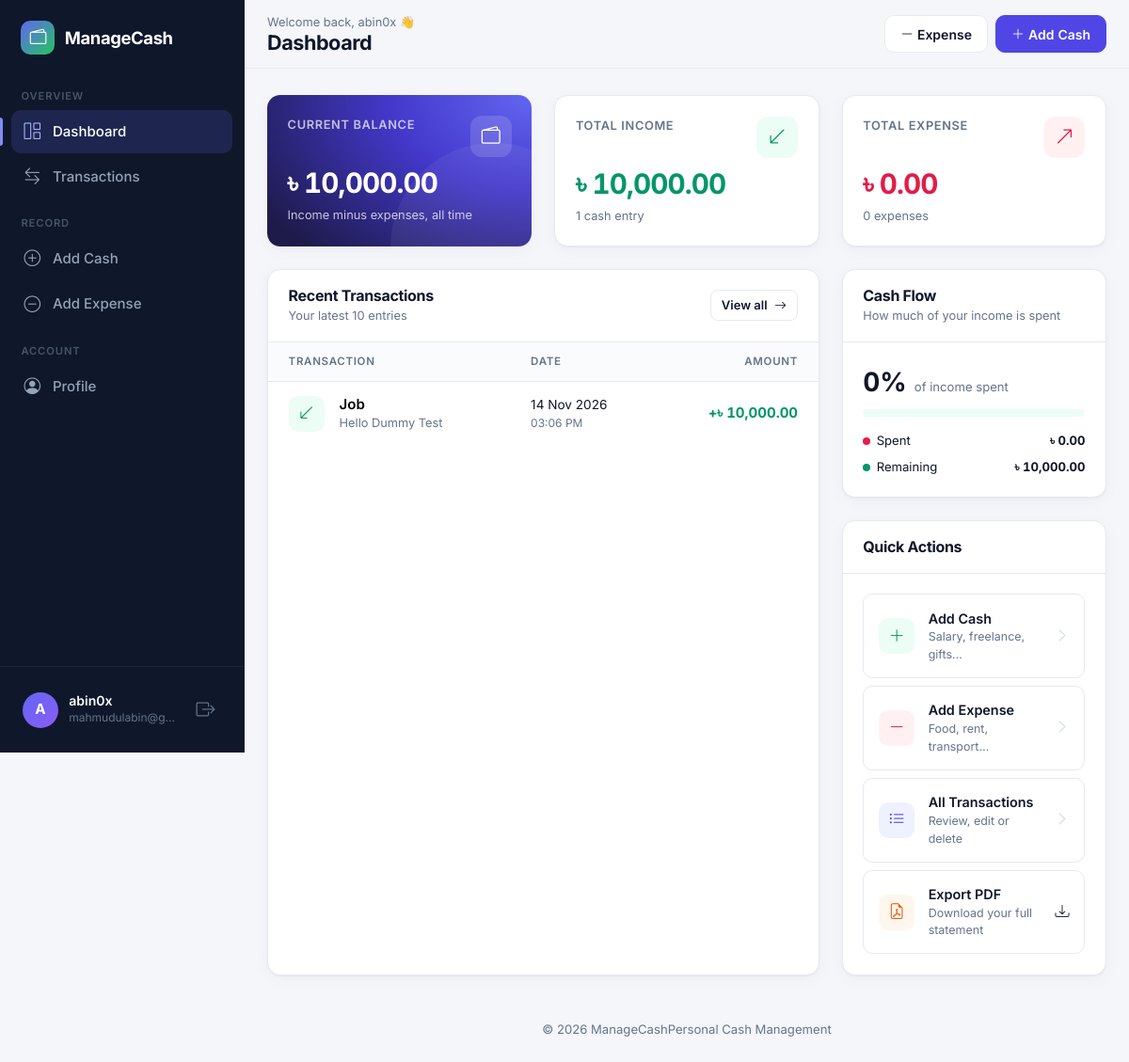
Screenshot of / (signed in) with the database file from the repository.
### ManageCash/models.py (models this page shows, shortened)
class AddCash(models.Model):
    user = models.ForeignKey(User, on_delete=models.CASCADE, related_name='cash_entries')
    source = models.CharField(max_length=100)
    datetime = models.DateTimeField(default=timezone.now)
    amount = models.DecimalField(max_digits=12, decimal_places=2, validators=AMOUNT_VALIDATORS)
    description = models.TextField(blank=True)
    class Meta:
        ordering = ['-datetime']
        verbose_name = 'Add Cash'
        verbose_name_plural = 'Add Cash'
        constraints = [models.CheckConstraint(condition=Q(amount__gt=0), name='addcash_amount_positive')]

### ManageCash/views.py (the view)
# urls.py: path('', views.dashboard, name='dashboard'),
@login_required
def dashboard(request):
    income, expense, balance = _totals(request.user)
    return render(request, 'ManageCash/dashboard.html', {
        'total_income': income,
        'total_expense': expense,
        'balance': balance,
        'recent': _transactions(request.user)[:10],
        'income_count': AddCash.objects.filter(user=request.user).count(),
        'expense_count': Expense.objects.filter(user=request.user).count(),
    })

### ManageCash/models.py (called while the page is built)
def get_totals(user):
    income = AddCash.objects.filter(user=user).aggregate(t=Sum('amount'))['t'] or Decimal('0')
    expense = Expense.objects.filter(user=user).aggregate(t=Sum('amount'))['t'] or Decimal('0')
    return income, expense, income - expense

### ManageCash/views.py (called while the page is built)
def _transactions(user):
    cash = (
        {'kind': 'income', 'id': c.id, 'title': c.source, 'note': c.description,
         'amount': c.amount, 'datetime': c.datetime}
        for c in AddCash.objects.filter(user=user)
    )
    exp = (
        {'kind': 'expense', 'id': e.id, 'title': e.description, 'note': '',
         'amount': e.amount, 'datetime': e.datetime}
        for e in Expense.objects.filter(user=user)
    )
    return sorted(chain(cash, exp), key=lambda t: t['datetime'], reverse=True)

### ManageCash/templates/ManageCash/dashboard.html (shortened to what this page needs)
{% extends 'ManageCash/base.html' %}
{% block crumb %}Welcome back, {{ user.first_name|default:user.username }} 👋{% endblock %}
{% block page_title %}Dashboard{% endblock %}
{% block page_actions %}
    <a href="{% url 'transaction_create' 'expense' %}" class="btn btn-light-soft d-none d-sm-inline-flex align-items-center gap-1">
        <i class="bi bi-dash-lg"></i> Expense</a>
    <a href="{% url 'transaction_create' 'income' %}" class="btn btn-primary d-inline-flex align-items-center gap-1">
        <i class="bi bi-plus-lg"></i> <span class="d-none d-sm-inline">Add</span> Cash</a>
{% endblock %}
{% block content %}
<div class="row g-3 g-lg-4 mb-4">
    <div class="col-md-6 col-xl-4">
        <div class="mc-card stat stat-hero">
            <div class="d-flex justify-content-between align-items-start">
                <div class="stat-label">Current Balance</div>
                <div class="stat-icon"><i class="bi bi-wallet2"></i></div>
            </div>
            <div class="stat-value">৳ {{ balance|floatformat:"2g" }}</div>
            <div class="stat-meta">Income minus expenses, all time</div>
        </div>
    </div>
    <div class="col-md-6 col-xl-4">
        <div class="mc-card stat">
            <div class="d-flex justify-content-between align-items-start">
                <div class="stat-label">Total Income</div>
                <div class="stat-icon income"><i class="bi bi-arrow-down-left"></i></div>
            </div>
            <div class="stat-value text-income">৳ {{ total_income|floatformat:"2g" }}</div>
            <div class="stat-meta">{{ income_count }} cash entr{{ income_count|pluralize:"y,ies" }}</div>
        </div>
    </div>
    <div class="col-md-12 col-xl-4">
        <div class="mc-card stat">
            <div class="d-flex justify-content-between align-items-start">
                <div class="stat-label">Total Expense</div>
                <div class="stat-icon expense"><i class="bi bi-arrow-up-right"></i></div>
            </div>
            <div class="stat-value text-expense">৳ {{ total_expense|floatformat:"2g" }}</div>
            <div class="stat-meta">{{ expense_count }} expense{{ expense_count|pluralize }}</div>
        </div>
    </div>
</div>
<div class="row g-3 g-lg-4">
    <div class="col-xl-8">
        <div class="mc-card h-100">
            <div class="mc-card-header">
                <div>
                    <h5>Recent Transactions</h5>
                    <div class="sub">Your latest 10 entries</div>
                </div>
                <a href="{% url 'transactions' %}" class="btn btn-sm btn-light-soft">View all <i class="bi bi-arrow-right ms-1"></i></a>
            </div>
            {% if recent %}
            <div class="table-responsive">
                <table class="table mc-table table-hover">
                    <thead>
                        <tr><th>Transaction</th><th class="d-none d-md-table-cell">Date</th><th class="text-end">Amount</th></tr>
                    </thead>
                    <tbody>
                    {% for t in recent %}
                        <tr>
                            <td>
                                <div class="d-flex align-items-center gap-3">
                                    <div class="tx-icon {{ t.kind }}">
                                        <i class="bi {% if t.kind == 'income' %}bi-arrow-down-left{% else %}bi-arrow-up-right{% endif %}"></i>
                                    </div>
                                    <div class="min-w-0">
                                        <div class="tx-title">{{ t.title }}</div>
                                        <div class="tx-note">
                                            <span class="d-md-none">{{ t.datetime|date:"d M Y" }} · </span>{% if t.note %}{{ t.note|truncatechars:50 }}{% else %}{% if t.kind == 'income' %}Income{% else %}Expense{% endif %}{% endif %}
                                        </div>
                                    </div>
                                </div>
                            </td>
                            <td class="d-none d-md-table-cell">
                                <div class="tx-date">{{ t.datetime|date:"d M Y" }}</div>
                                <div class="tx-time">{{ t.datetime|date:"h:i A" }}</div>
                            </td>
                            <td class="text-end tx-amount {% if t.kind == 'income' %}text-income{% else %}text-expense{% endif %}">
                                {% if t.kind == 'income' %}+{% else %}−{% endif %}৳ {{ t.amount|floatformat:"2g" }}
                            </td>
                        </tr>
                    {% endfor %}
                    </tbody>
                </table>
            </div>
            {% endif %}
        </div>
    </div>
    <div class="col-xl-4 d-flex flex-column gap-3 gap-lg-4">
        <div class="mc-card">
            <div class="mc-card-header">
                <div><h5>Cash Flow</h5><div class="sub">How much of your income is spent</div></div>
            </div>
            <div class="mc-card-body">
                {% if total_income %}
                    <div class="d-flex align-items-baseline gap-2 mb-2">
                        <span class="fs-3 fw-bold tabular">{% widthratio total_expense total_income 100 %}%</span>
                        <span class="text-muted small">of income spent</span>
                    </div>
                    <div class="meter mb-3"><span style="width: {% widthratio total_expense total_income 100 %}%; max-width: 100%;"></span></div>
                {% else %}
                    <p class="text-muted small mb-3">Add some income to see your spending ratio.</p>
                    <div class="meter mb-3"><span style="width: 0"></span></div>
                {% endif %}
                <div class="d-flex justify-content-between small">
                    <span><span class="legend-dot" style="background: var(--mc-expense)"></span>Spent</span>
                    <strong class="tabular">৳ {{ total_expense|floatformat:"2g" }}</strong>
                </div>
                <div class="d-flex justify-content-between small mt-2">
                    <span><span class="legend-dot" style="background: var(--mc-income)"></span>Remaining</span>
                    <strong class="tabular {% if balance < 0 %}text-expense{% endif %}">৳ {{ balance|floatformat:"2g" }}</strong>
                </div>
            </div>
        </div>
        <div class="mc-card">
            <div class="mc-card-header"><h5>Quick Actions</h5></div>
            <div class="mc-card-body d-flex flex-column gap-2">
                <a href="{% url 'transaction_create' 'income' %}" class="quick-action">
                    <div class="tx-icon income"><i class="bi bi-plus-lg"></i></div>
                    <div><div class="t">Add Cash</div><div class="d">Salary, freelance, gifts…</div></div>
                    <i class="bi bi-chevron-right"></i>
                </a>
                <a href="{% url 'transaction_create' 'expense' %}" class="quick-action">
                    <div class="tx-icon expense"><i class="bi bi-dash-lg"></i></div>
                    <div><div class="t">Add Expense</div><div class="d">Food, rent, transport…</div></div>
                    <i class="bi bi-chevron-right"></i>
                </a>
                <a href="{% url 'transactions' %}" class="quick-action">
                    <div class="tx-icon" style="background: var(--mc-primary-soft); color: var(--mc-primary)"><i class="bi bi-list-ul"></i></div>
                    <div><div class="t">All Transactions</div><div class="d">Review, edit or delete</div></div>
                    <i class="bi bi-chevron-right"></i>
                </a>
                <a href="{% url 'transactions_export_pdf' %}" class="quick-action">
                    <div class="tx-icon" style="background: #fff7ed; color: #ea580c"><i class="bi bi-file-earmark-pdf"></i></div>
                    <div><div class="t">Export PDF</div><div class="d">Download your full statement</div></div>
                    <i class="bi bi-download"></i>
                </a>
            </div>
        </div>
    </div>
</div>
{% endblock %}

### ManageCash/templates/ManageCash/base.html (shortened to what this page needs)
{% load static %}<!DOCTYPE html>
<html lang="en">
<head>
    <link href="https://cdn.jsdelivr.net/npm/bootstrap@5.3.3/dist/css/bootstrap.min.css" rel="stylesheet">
    <link href="https://cdn.jsdelivr.net/npm/bootstrap-icons@1.11.3/font/bootstrap-icons.min.css" rel="stylesheet">
    <link href="{% static 'ManageCash/css/app.css' %}" rel="stylesheet">
</head>
<body>
{% with url_name=request.resolver_match.url_name kind_arg=request.resolver_match.kwargs.kind %}
{% if user.is_authenticated %}
<aside class="app-sidebar offcanvas-lg offcanvas-start" tabindex="-1" id="sidebar" aria-label="Main navigation">
    <div class="sidebar-head">
        <a class="sidebar-brand" href="{% url 'dashboard' %}">
            <span class="brand-mark"><i class="bi bi-wallet2"></i></span> ManageCash
        </a>
    </div>
    <nav class="sidebar-scroll">
    <div class="sidebar-section">Overview</div>
    <ul class="sidebar-nav">
        <li><a href="{% url 'dashboard' %}" class="{% if url_name == 'dashboard' %}active{% endif %}">
            <i class="bi bi-grid-1x2"></i> Dashboard</a></li>
        <li><a href="{% url 'transactions' %}" class="{% if url_name == 'transactions' or url_name == 'transaction_edit' %}active{% endif %}">
            <i class="bi bi-arrow-left-right"></i> Transactions</a></li>
    </ul>
    <div class="sidebar-section">Record</div>
    <ul class="sidebar-nav">
        <li><a href="{% url 'transaction_create' 'income' %}" class="{% if url_name == 'transaction_create' and kind_arg == 'income' %}active{% endif %}">
            <i class="bi bi-plus-circle"></i> Add Cash</a></li>
        <li><a href="{% url 'transaction_create' 'expense' %}" class="{% if url_name == 'transaction_create' and kind_arg == 'expense' %}active{% endif %}">
            <i class="bi bi-dash-circle"></i> Add Expense</a></li>
    </ul>
    <div class="sidebar-section">Account</div>
    <ul class="sidebar-nav">
        <li><a href="{% url 'profile' %}" class="{% if url_name == 'profile' %}active{% endif %}">
            <i class="bi bi-person-circle"></i> Profile</a></li>
    </ul>
    </nav>
    <div class="sidebar-footer">
        <div class="sidebar-user">
            <div class="avatar">{{ user.username|first|upper }}</div>
            <div class="min-w-0">
                <div class="name">{{ user.get_full_name|default:user.username }}</div>
                <div class="email">{{ user.email|default:"No email set" }}</div>
            </div>
            <form method="post" action="{% url 'logout' %}" class="ms-auto">
                <button class="sidebar-logout" title="Log out" aria-label="Log out"><i class="bi bi-box-arrow-right fs-5"></i></button>
            </form>
        </div>
    </div>
</aside>
<div class="app-main">
    <header class="app-topbar">
        <div class="app-container d-flex align-items-center gap-3">
            <div class="min-w-0">
                <div class="crumb">{% block crumb %}ManageCash{% endblock %}</div>
                <h1>{% block page_title %}{% endblock %}</h1>
            </div>
            <div class="ms-auto d-flex align-items-center gap-2">
                {% block page_actions %}{% endblock %}
            </div>
        </div>
    </header>
    <main class="app-content">
        <div class="app-container">
            {% block content %}{% endblock %}
        </div>
    </main>
    <footer class="app-container pb-4 small text-muted d-flex justify-content-between">
        <span>© {% now "Y" %} ManageCash</span>
        <span>Personal Cash Management</span>
    </footer>
</div>
{% endif %}
{% endwith %}
</body>
</html>

### rows the page displays
AddCash: title "Job", note "Hello Dummy Test", datetime "14 Nov 2026", datetime "03:06 PM", amount "10,000.00"

### other values shown
{{ user.username|first|upper }} "A"
{{ user.get_full_name|default:user.username }} "abin0x"
{{ user.email|default:"No email set" }} "mahmudulabin@g…"
{{ user.first_name|default:user.username }} "abin0x"
{{ balance|floatformat:"2g" }} "10,000.00"
{{ total_income|floatformat:"2g" }} "10,000.00"
{{ income_count }} "1"
{{ total_expense|floatformat:"2g" }} "0.00"
{{ expense_count }} "0"
